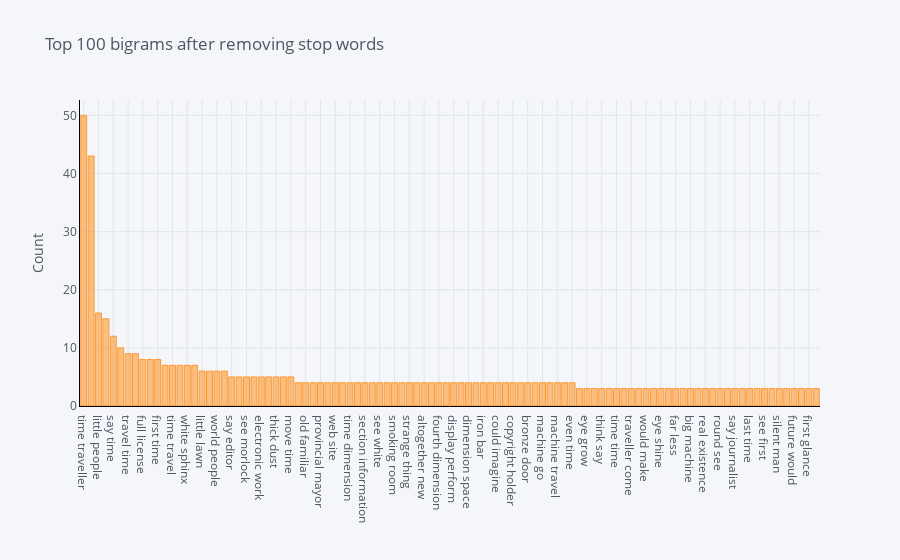

The cell this chart's notebook holds for it:
### Code cell
plot_model(plot = 'bigram')

### Figure 1 — Plotly figure (JSON) as saved in the notebook; plotly's stock layout.template omitted (floating-point values rounded to 4 significant figures)
{"data": [{"marker": {"color": "rgba(255, 153, 51, 0.6)", "line": {"color": "rgba(255, 153, 51, 1.0)", "width": 1}}, "name": "count", "orientation": "v", "text": "", "type": "bar", "x": ["time traveller", "time machine", "little people", "could see", "say time", "look round", "travel time", "project_gutenberg_literary_archive foundation", "full license", "come back", "first time", "distribute work", "time travel", "young man", "white sphinx", "put hand", "little lawn", "come head", "world people", "upper world", "say editor", "say psychologist", "see morlock", "feel assure", "electronic work", "come home", "thick dust", "copy work", "move time", "strike match", "old familiar", "www net", "provincial mayor", "work work", "web site", "receive work", "time dimension", "thing see", "section information", "see little", "see white", "slow slow", "smoking room", "take hand", "strange thing", "never feel", "altogether new", "night day", "fourth dimension", "get go", "display perform", "hand touch", "dimension space", "individual work", "iron bar", "may use", "could imagine", "could find", "copyright holder", "come mind", "bronze door", "machine feel", "machine go", "machine say", "machine travel", "may seem", "even time", "time must", "eye grow", "think time", "think say", "day night", "time time", "thing mere", "traveller come", "whole world", "would make", "breadth thickness", "eye shine", "minute perhaps", "far less", "fast fast", "big machine", "plain enough", "real existence", "lever hand", "round see", "length breadth", "say journalist", "say move", "last time", "say say", "see first", "grow bright", "silent man", "get away", "future would", "story say", "first glance", "space time"], "y": [50, 43, 16, 15, 12, 10, 9, 9, 8, 8, 8, 7, 7, 7, 7, 7, 6, 6, 6, 6, 5, 5, 5, 5, 5, 5, 5, 5, 5, 4, 4, 4, 4, 4, 4, 4, 4, 4, 4, 4, 4, 4, 4, 4, 4, 4, 4, 4, 4, 4, 4, 4, 4, 4, 4, 4, 4, 4, 4, 4, 4, 4, 4, 4, 4, 4, 4, 3, 3, 3, 3, 3, 3, 3, 3, 3, 3, 3, 3, 3, 3, 3, 3, 3, 3, 3, 3, 3, 3, 3, 3, 3, 3, 3, 3, 3, 3, 3, 3, 3]}], "layout": {"legend": {"bgcolor": "#F5F6F9", "font": {"color": "#4D5663"}}, "paper_bgcolor": "#F5F6F9", "plot_bgcolor": "#F5F6F9", "title": {"font": {"color": "#4D5663"}, "text": "Top 100 bigrams after removing stop words"}, "xaxis": {"gridcolor": "#E1E5ED", "linecolor": "black", "showgrid": true, "tickfont": {"color": "#4D5663"}, "title": {"font": {"color": "#4D5663"}, "text": ""}, "zerolinecolor": "#E1E5ED"}, "yaxis": {"gridcolor": "#E1E5ED", "linecolor": "black", "showgrid": true, "tickfont": {"color": "#4D5663"}, "title": {"font": {"color": "#4D5663"}, "text": "Count"}, "zerolinecolor": "#E1E5ED"}}}
